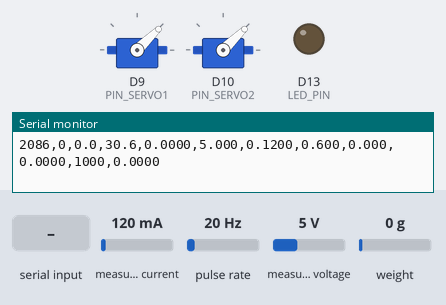
Bench run of a program on a simulated Arduino Uno R4 Minima. Parts: 2 × servo, output pins drawn as LEDs (lit = HIGH), the last lines printed to the serial monitor. Wiring (inferred from the names in the program): pulse sensor: data D2. Inputs (shaded band) come from the test bench; at power-on: pulse rate 20 Hz, weight on the scale 0 g, measured current 120 mA, measured voltage 5 V. EEPROM starts erased.

Above: at 2.2 s.
2.3 s: "S\n" received over Serial
At 4.5 s:
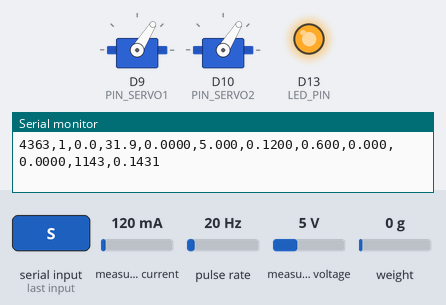
5.3 s: pulse rate (sensor on D2) set to 50 Hz
At 6.43 s:
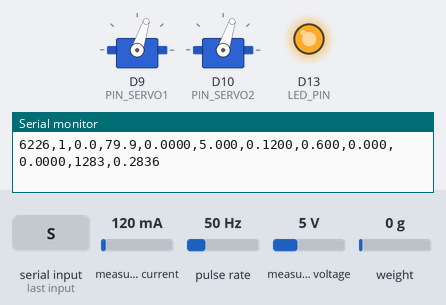
8.3 s: pulse rate (sensor on D2) set to 100 Hz
11.3 s: weight on the scale set to 2 g
At 11.8 s:
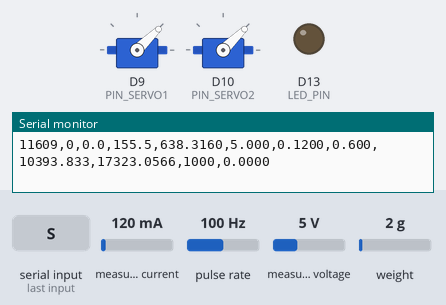
Timing chart, 0 to 14.3 s (numbered marks = the images above; inputs shaded):
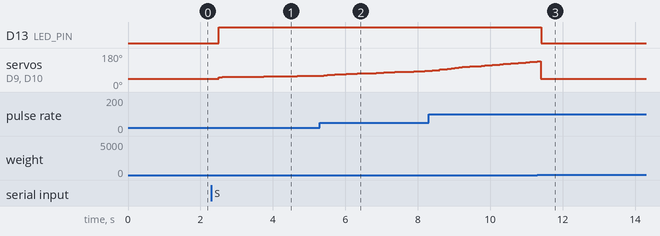

The program:

main.cpp
```cpp
#include "config.h"
#include "Calibration.h"
#include "Torque.h"
#include "Tach.h"
#include "PowerMeter.h"
#include "Brake.h"
#include "Controller.h"

static uint32_t last_tick_ms = 0;

void setup() {
  Serial.begin(SERIAL_BAUD);
  pinMode(LED_PIN, OUTPUT);

  calLoadDefaults();
  brakeBegin();
  calLoad();

  powerBegin();
  torqueBegin();
  tachBegin();
  controlBegin();
  brakeRelease();

  Serial.println(F("# Dynamometer constant-speed (rpm sweep) ready"));
  Serial.println(F("t_ms,mode,setpoint_rpm,rpm,torque_Nm,voltage_V,current_A,elec_W,brake_W,eff,servo_us,demand"));
  calPrint();

  // Start the clock LAST. Left at 0, the first tick's dt would be the whole of
  // setup() (~0.35-0.8 s, mostly the settle delay in torqueBegin) instead of
  // 0.05 s - a 7x to 16x oversized integral step and a wrong first rpm.
  last_tick_ms = millis();
}

void handleSerial(){
  static char buf[64];
  static uint8_t n = 0;

  while (Serial.available()){
    const char ch = Serial.read();
    if (ch != '\n' && ch != '\r'){ //not line ending
      if (n < sizeof(buf) - 1){
        buf[n++] = ch; //use n then n++
      }
      continue;
    }
    if (n == 0) continue;
    buf[n] = '\0'; // null terminator
    n = 0; // reset

    // all commands have one letter followed by values
    const char cmd = buf[0]; // letter
    char *arg = buf + 1; // values

    switch(cmd){
      case 'X':{ // torque limit
        cal.torque_limit_Nm = constrain((float)atof(arg), 0.0f, TORQUE_LIMIT_ABS_NM);
        Serial.print(F("# torque_limit_Nm="));
        Serial.println(cal.torque_limit_Nm, 3);
        // A limit of 0 makes "torque >= limit" true forever, so the soft
        // safeguard latches on and the brake can never engage. Say so.
        if (cal.torque_limit_Nm <= 0.0f)
          Serial.println(F("# WARN: limit is 0 - the brake will never engage"));
        break;
      }
      case 'S':{ // target speed
        const float sp = atof(arg);
        if (sp < 0.0f){controlSetMode(MODE_IDLE); controlSetSpeed(0);}
        else {controlSetSpeed(sp); controlSetMode(MODE_SPEED);}
        break;
      }
      case 'M':{ // manual mode
        controlSetMode(MODE_MANUAL);
        brakeRelease();
        break;
      }
      case 'B':{ // Switch to manual mode, and drive servos to command typed
        controlSetMode(MODE_MANUAL);
        brakeSetMicroseconds(atoi(arg));
        Serial.print(F("# servo_us="));
        Serial.println(brakeMicroseconds());
        break;
      }
      case 'R':{ // IDLE Mode
        controlSetMode(MODE_IDLE);
        controlSetSpeed(0);
        brakeRelease();
        Serial.println(F("# released"));
        break;
      }
      case 'T':{ // Zero the scale (store the offset)
        controlSetMode(MODE_IDLE); // tare() blocks ~125 ms; never while braking
        torqueTare(10);
        Serial.println(F("# tared"));
        break;
      }
      case 'K':{ // Store counts -> Nm scaling factor
        cal.counts_per_Nm = atof(arg);
        if(cal.counts_per_Nm == 0.0f) {cal.counts_per_Nm = 1.0f;}
        Serial.print(F("# counts_per_Nm="));
        Serial.println(cal.counts_per_Nm, 4);
        break;
      }
      case 'D':{ // Set Drag Tare (Manual)
        cal.drag_tare_Nm = atof(arg);
        break;
      }
      case 'Z':{ // Set Drag Tare (Automatic)
        cal.drag_tare_Nm = torqueRawFiltered();
        Serial.print(F("# drag_tare_Nm="));
        Serial.println(cal.drag_tare_Nm, 5);
        break;
      }
      case 'G':{ // Set PID Gains (separated by spaces)
        char *p1 = strtok(arg, " "), *p2 = strtok(NULL, " "), *p3 = strtok(NULL, " ");
        if (p1 && p2 && p3){cal.kp = atof(p1); cal.ki = atof(p2); cal.kd = atof(p3);}
        calPrint();
        break;
      }
      case 'L':{ // Set Servo Endpoints (Released, Full Clamp)
        char *p1 = strtok(arg, " "), *p2 = strtok(NULL, " ");
        if(p1 && p2){
          cal.servo_released_us = constrain(atoi(p1), SERVO_US_ABS_MIN, SERVO_US_ABS_MAX);
          cal.servo_full_us = constrain(atoi(p2), SERVO_US_ABS_MIN, SERVO_US_ABS_MAX);
        }
        calPrint();
        break;
      }
      case 'F':{ // Set Stiction Floor (Cable Slack)
        cal.stiction_floor = constrain((float)atof(arg), 0.0f, 0.5f);
        break;
      }
      case 'N':{ // Set Brake Rpm Span
        cal.brake_rpm_span = max((float)atof(arg), 1.0f);
        Serial.print(F("# brake_rpm_span="));
        Serial.println(cal.brake_rpm_span, 1);
        break;
      }
      case 'P':{ // Set Tach Pulse Number
        Serial.print(F("# tach_pulses="));
        Serial.println(tachTotalPulses());
        break;
      }
      case 'W':{ // Save calibrated values to EEPROM
        calSave();
        break;
      }
      case '?':{ // Print current calibrated values
        calPrint();
        break;
      }
      default:{ // Unkown cmd
        Serial.print(F("# unknown cmd: "));
        Serial.println(buf);
        break;
      }
    }
  }
}

void loop() {
  handleSerial();

  const uint32_t now = millis();
  if (now-last_tick_ms < CONTROL_DT_MS) return;
  const float dt = (now-last_tick_ms) / 1000.0f; // ms -> seconds
  last_tick_ms = now;

  torqueUpdate();
  tachUpdate(dt);
  powerUpdate();

  const float torque_Nm = torqueRead();
  const float rpm = tachRPM();
  const float voltage = powerVoltage();
  const float current = powerCurrent();
  const float elec_W = powerElectricalW();

  controlUpdate(torque_Nm, rpm, dt);

  const float brake_W = (2.0f * PI * rpm * torque_Nm) / 60.0f; // Output
  const float eff = (elec_W > 0.5f) ? (brake_W / elec_W) : 0.0f; // Input (0~0.5 for noise)

  Serial.print(now); Serial.print(',');
  Serial.print((int)controlMode()); Serial.print(',');
  Serial.print(controlSpeedSetpoint(), 1); Serial.print(',');
  Serial.print(rpm, 1); Serial.print(',');
  Serial.print(torque_Nm, 4); Serial.print(',');
  Serial.print(voltage, 3); Serial.print(',');
  Serial.print(current, 4); Serial.print(',');
  Serial.print(elec_W, 3); Serial.print(',');
  Serial.print(brake_W, 3); Serial.print(',');
  Serial.print(eff, 4); Serial.print(',');
  Serial.print(brakeMicroseconds()); Serial.print(',');
  Serial.println(brakeDemand(), 4);

  digitalWrite(LED_PIN, controlMode() == MODE_SPEED); // when true, LED = on
}
```

Brake.cpp
```cpp
#include "Brake.h"
#include "config.h"
#include "Calibration.h"
#include <Servo.h>

static Servo servo1, servo2;
static int last_us = SERVO_RELEASED_US_DEFAULT;
static float last_demand = 0.0f;

static int clampUs(int us){
    const int lo = min(cal.servo_released_us, cal.servo_full_us);
    const int hi = max(cal.servo_released_us, cal.servo_full_us);
    us = constrain(us, lo, hi);
    return constrain(us, SERVO_US_ABS_MIN, SERVO_US_ABS_MAX);
}

float brakeRpmToDemand(float rpm_shed){
    if (rpm_shed <= 0.0f) return 0.0f;

    const float span = (cal.brake_rpm_span > 0.0f) ? cal.brake_rpm_span : BRAKE_RPM_SPAN_DEFAULT;
    const float frac = constrain(rpm_shed / span, 0.0f, 1.0f);
    return cal.stiction_floor + frac * (1.0f - cal.stiction_floor); //stiction_floor makes sure caliper dead-zones are avoided
}

void brakeBegin(){
    servo1.attach(PIN_SERVO1); //set mcu pins
    servo2.attach(PIN_SERVO2);
    brakeRelease();
}

void brakeSetDemand(float demand01){
    demand01 = constrain(demand01, 0.0f, 1.0f);
    last_demand = demand01;
    const int span = cal.servo_full_us - cal.servo_released_us;
    brakeSetMicroseconds(cal.servo_released_us + (int)(demand01 * span));
    // cal.servo_released_us + (int)(demand01 * span) = demand01 servo_us
}

void brakeSetMicroseconds(int us){
    last_us = clampUs(us);
    servo1.writeMicroseconds(last_us);
    servo2.writeMicroseconds(last_us);
}

void brakeRelease(){
    //set both last_us and demand to 0
    last_demand = 0.0f;
    last_us = clampUs(cal.servo_released_us);
    servo1.writeMicroseconds(last_us);
    servo2.writeMicroseconds(last_us);
}

int brakeMicroseconds(){return last_us;}
float brakeDemand(){return last_demand;}
```

Brake.h
```cpp
#pragma once
#include <Arduino.h>

float brakeRpmToDemand(float rpm_shed);

void  brakeBegin();
void  brakeSetDemand(float demand01);
void  brakeSetMicroseconds(int us);
void  brakeRelease();
int   brakeMicroseconds();
float brakeDemand(); 
```

Calibration.cpp
```cpp
#include "Calibration.h"
#include "config.h"
#include <EEPROM.h>

static constexpr uint32_t CAL_MAGIC = 0x44594E45; //"DYNE"
static constexpr int CAL_ADDR = 0; // start writing at zero

Calibration cal;

void calLoadDefaults(){
    cal.magic = CAL_MAGIC;
    cal.counts_per_Nm = 1.0f; //TBD
    cal.drag_tare_Nm = 0.0f; //TBD
    cal.kp = KP_DEFAULT;
    cal.ki = KI_DEFAULT;
    cal.kd = KD_DEFAULT;
    cal.servo_released_us = SERVO_RELEASED_US_DEFAULT;
    cal.servo_full_us = SERVO_FULL_US_DEFAULT;
    cal.torque_limit_Nm = TORQUE_LIMIT_DEFAULT_NM;
    cal.stiction_floor = BRAKE_STICTION_FLOOR_DEFAULT;
    cal.brake_rpm_span = BRAKE_RPM_SPAN_DEFAULT;
}

void calLoad(){
    Calibration tmp; // create blank temporary copy
    EEPROM.get(CAL_ADDR, tmp); // paste everything onto tmp
    if (tmp.magic == CAL_MAGIC){
        cal = tmp;
        cal.torque_limit_Nm = constrain(cal.torque_limit_Nm, 0.0f, TORQUE_LIMIT_ABS_NM);
        if (cal.brake_rpm_span <= 0.0f)
            cal.brake_rpm_span = BRAKE_RPM_SPAN_DEFAULT;
        // The only stored value used as a divisor, so never leave it at zero.
        if (cal.counts_per_Nm == 0.0f)
            cal.counts_per_Nm = 1.0f;
        Serial.println(F("# cal loaded from EEPROM"));
    }
    else{
        calLoadDefaults();
        Serial.println(F("# no valid EEPROM cal - using defaults"));
    }
}

void calSave(){
    cal.magic = CAL_MAGIC;
    EEPROM.put(CAL_ADDR, cal); // rewrite EEPROM with cal
    Serial.println(F("# cal saved"));
}

void calPrint(){
    Serial.print(F("# config counts_per_Nm = ")); Serial.print(cal.counts_per_Nm, 4);
    Serial.print(F(" drag_tare_Nm="));       Serial.print(cal.drag_tare_Nm, 5);
    Serial.print(F(" torque_limit_Nm="));    Serial.print(cal.torque_limit_Nm, 3);
    Serial.print(F(" Kp="));                 Serial.print(cal.kp, 4);
    Serial.print(F(" Ki="));                 Serial.print(cal.ki, 4);
    Serial.print(F(" Kd="));                 Serial.print(cal.kd, 4);
    Serial.print(F(" stiction="));           Serial.print(cal.stiction_floor, 3);
    Serial.print(F(" rpm_span="));           Serial.print(cal.brake_rpm_span, 1);
    Serial.print(F(" servo=["));             Serial.print(cal.servo_released_us);
    Serial.print(',');                       Serial.print(cal.servo_full_us);
    Serial.print(F("] slots="));             Serial.print(ENCODER_SLOTS);
    Serial.print(F(" shunt="));              Serial.print(INA_SHUNT_OHMS, 4);
    Serial.print(F(" Imax="));               Serial.println(INA_MAX_CURRENT_A, 2);
}
```

Calibration.h
```cpp
#pragma once
#include <Arduino.h>

struct Calibration{
    uint32_t magic;
    float counts_per_Nm; //ADC counts per Nm
    float drag_tare_Nm; //no-load reading (offset)
    float kp, ki, kd; //PID gains
    int servo_released_us; //live digital signal at BD = 0, TBD
    int servo_full_us; //live digital signal at BD = 1, TBD
    float torque_limit_Nm; //working torque limit = 5 Nm
    float stiction_floor; //minimum servo demand to start move brake (w/ offset)
    float brake_rpm_span;
};

extern Calibration cal; // (?)

void calLoadDefaults();
void calLoad();
void calSave();
void calPrint();
```

Controller.cpp
```cpp
#include "Controller.h"
#include "config.h"
#include "Calibration.h"
#include "Brake.h"
#include <math.h> // isnan(), for the load-cell sanity check

static Mode mode = MODE_IDLE;

static float rpm_target = 0.0f;
static float rpm_i = 0.0f; // I gain total
static float rpm_last = 0.0f;
static bool have_last = false;
static float shed_last = 0.0f; // rpm amount the brake shed last
static bool easing_off = false;

void controlBegin(){controlReset(); mode = MODE_IDLE;}

void controlReset(){
    rpm_i = 0.0f;
    rpm_last = 0.0f;
    have_last = false;
    shed_last = 0.0f;
    easing_off = false;
}

void controlSetMode(Mode m){
    if(m != mode) controlReset(); // old mode
    mode = m; // new mode
    if(mode != MODE_SPEED) brakeRelease(); // new mode
}

Mode controlMode(){return mode;}

void controlSetSpeed(float rpm){rpm_target = max(rpm, 0.0f);} //make sure speed is not negative, 0 means stall

float controlSpeedSetpoint(){return rpm_target;}

static void updateSpeed(float torque, float rpm, float dt){
    // A NaN fails EVERY comparison below, including both torque limits, so an
    // unreadable load cell would silently switch the safeguards off instead of
    // tripping them. Treat it as an emergency, not as zero torque.
    if (isnan(torque)){
        brakeRelease();
        rpm_i = 0.0f; shed_last = 0.0f; have_last = false; easing_off = false;
        mode = MODE_IDLE;
        Serial.println(F("# E-STOP: torque reading is not a number - check the HX711"));
        return;
    }

    if (torque >= TORQUE_LIMIT_ABS_NM){
        brakeRelease();
        rpm_i = 0.0f; shed_last = 0.0f; have_last = false; easing_off = false;
        mode = MODE_IDLE;
        Serial.print(F("# E-STOP: torque ")); Serial.print(torque, 3);
        Serial.print(F(" >= abs limit ")); Serial.println(TORQUE_LIMIT_ABS_NM, 3);
        return;
    }

    const float err = rpm - rpm_target; //error = rpm

    rpm_i += cal.ki * err * dt; // Integral value

    float slope = 0.0f;
    if (have_last) slope = (rpm - rpm_last) / dt;
    rpm_last = rpm;
    have_last = true;

    float rpm_shed = cal.kp * err + rpm_i + cal.kd * slope; // PID eq.

    const float span = (cal.brake_rpm_span > 0.0f) ? cal.brake_rpm_span :  BRAKE_RPM_SPAN_DEFAULT;

    const float limit = constrain(cal.torque_limit_Nm, 0.0f, TORQUE_LIMIT_ABS_NM);
    if(torque >= limit){
        rpm_shed = min(rpm_shed, shed_last) - TORQUE_RELIEF_RPM;
        rpm_i -= cal.ki * err * dt;
        rpm_i = min(rpm_i, max(rpm_shed, 0.0f));
        if(!easing_off){
            Serial.print(F("# torque limit ")); Serial.print(limit, 3);
            Serial.println(F(" Nm reached - easing the brake off"));
            easing_off = true;
        }
    } else {
        easing_off = false;
    }

    const float max_step = span / (float)BRAKE_RAMP_TICKS;
    if(rpm_shed > shed_last + max_step) rpm_shed = shed_last + max_step; // clamp to max_step

    rpm_shed = constrain(rpm_shed, 0.0f, span);
    rpm_i = constrain(rpm_i, 0.0f, span);

    const bool pinned_max = (rpm_shed >= span && err > 0.0f);
    const bool pinned_min = (rpm_shed <= 0.0f && err < 0.0f);
    if(pinned_max || pinned_min){ //Anti-windup
        rpm_i -= cal.ki * err * dt;
        rpm_i = constrain(rpm_i, 0.0f, span);
    }

    shed_last = rpm_shed;

    brakeSetDemand(brakeRpmToDemand(rpm_shed)); // translate rpm to demand
}

void controlUpdate(float torque, float rpm, float dt){
    if (dt <= 0.0f) return;

    switch(mode){
        case MODE_SPEED: updateSpeed(torque, rpm, dt); break; // Run PID and hold speed(s)
        case MODE_IDLE: brakeRelease(); rpm_i = 0.0f; shed_last = 0.0f; break; // Keep PD's memory and brake released/cleared
        case MODE_MANUAL: default: break; // Do nothing
    }
}
```

Controller.h
```cpp
#pragma once
#include <Arduino.h>

enum Mode: uint8_t{MODE_IDLE = 0, MODE_SPEED = 1, MODE_MANUAL = 2};

void controlBegin();
void controlSetMode(Mode m);
Mode controlMode();

void controlSetSpeed(float rpm);
float controlSpeedSetpoint();

void controlReset();
void controlUpdate(float torque, float rpm, float dt);
```

PowerMeter.cpp
```cpp
#include "PowerMeter.h"
#include "config.h"
#include <Wire.h> // I2C library
#include <INA226.h>

static INA226 ina(INA226_ADDR); //make 'ina' w/ address 0x40
static float v = 0.0f, i = 0.0f;
static bool present = false;

bool powerBegin(){
    Wire.begin();
    present = ina.begin();
    if(!present){
        Serial.println(F("# WARN: INA226 not found on I2c - check SDA/SCL and address"));
        return false;
    }
    ina.setMaxCurrentShunt(INA_MAX_CURRENT_A, INA_SHUNT_OHMS);

    ina.setAverage(INA_AVG_INDEX);
    ina.setBusVoltageConversionTime(INA_CT_INDEX);
    ina.setShuntVoltageConversionTime(INA_CT_INDEX);
    return true; //INA226 present
}

void powerUpdate(){
    if (!present) return;
    v = ina.getBusVoltage();
    i = ina.getCurrent();
}

//return v,i,power
float powerVoltage(){return v;}
float powerCurrent(){return i;}
float powerElectricalW(){return v*i;}
```

PowerMeter.h
```cpp
#pragma once
#include <Arduino.h>

bool powerBegin();
void powerUpdate();
float powerVoltage();
float powerCurrent();
float powerElectricalW();
```

Tach.cpp
```cpp
#include "Tach.h"
#include "config.h"

static constexpr uint32_t MIN_EDGE_INTERVAL_US = 50; //TBD

static volatile uint32_t pulse_count = 0;
static volatile uint32_t total_pulses = 0;
static volatile uint32_t last_edge_us = 0; //last accepted pulse timestamp
static float rpm_filt = 0.0f; //filtered rpm reading

static void tachISR(){
    const uint32_t now = micros();
    if(now-last_edge_us < MIN_EDGE_INTERVAL_US)
        return; //glitch/noise filter
    last_edge_us = now;
    pulse_count++;
    total_pulses++;
}

void tachBegin(){
    pinMode(PIN_TACH, INPUT_PULLUP); // use PULLUP as arduino has built-in PU Resistor
    attachInterrupt(digitalPinToInterrupt(PIN_TACH), tachISR, RISING); //Interrupt and run tachISR once when edge
}

void tachUpdate(float dt_s){
    noInterrupts(); //stop counting
    const uint32_t pulses = pulse_count;
    pulse_count = 0;
    interrupts(); //resume counting

    const float revs = (float)pulses / (float)ENCODER_SLOTS;
    const float rpm = (dt_s > 0.0f) ? (revs/dt_s)*60.0f : 0.0f; // If dt_s > 0 calculate rpm, else rpm = 0
    rpm_filt = RPM_ALPHA*rpm + (1.0f - RPM_ALPHA) * rpm_filt;
}

float tachRPM(){
    return rpm_filt;
}

uint32_t tachTotalPulses(){
    noInterrupts();
    const uint32_t t = total_pulses; //need for P command
    interrupts();
    return t;
}
```

Tach.h
```cpp
#pragma once
#include <Arduino.h>

void tachBegin();
void tachUpdate(float dt_s);
float tachRPM();
uint32_t tachTotalPulses();
```

Torque.h
```cpp
#pragma once
#include <Arduino.h>

void torqueBegin();
void torqueUpdate();
float torqueRead();
float torqueRawFiltered();
void torqueTare(uint8_t n = 10); //default n = 10 samples for avgs
bool torqueReady();
```

Source omitted: Torque.cpp (1504 bytes), config.h (2425 bytes)

Measured:
- the behaviour switches between 0 and 1 g on weight on the scale (found by bisection; images 2 and 3)
- after the input at 2.3 s, D13 (LED_PIN): LOW → HIGH after 0.20 s; servo on D9 (PIN_SERVO1), servo on D10 (PIN_SERVO2): moves from 44° to 60° over 2.6 s, starting after 0.20 s
- after the input at 11.3 s, D13 (LED_PIN): HIGH → LOW after 0.10 s
